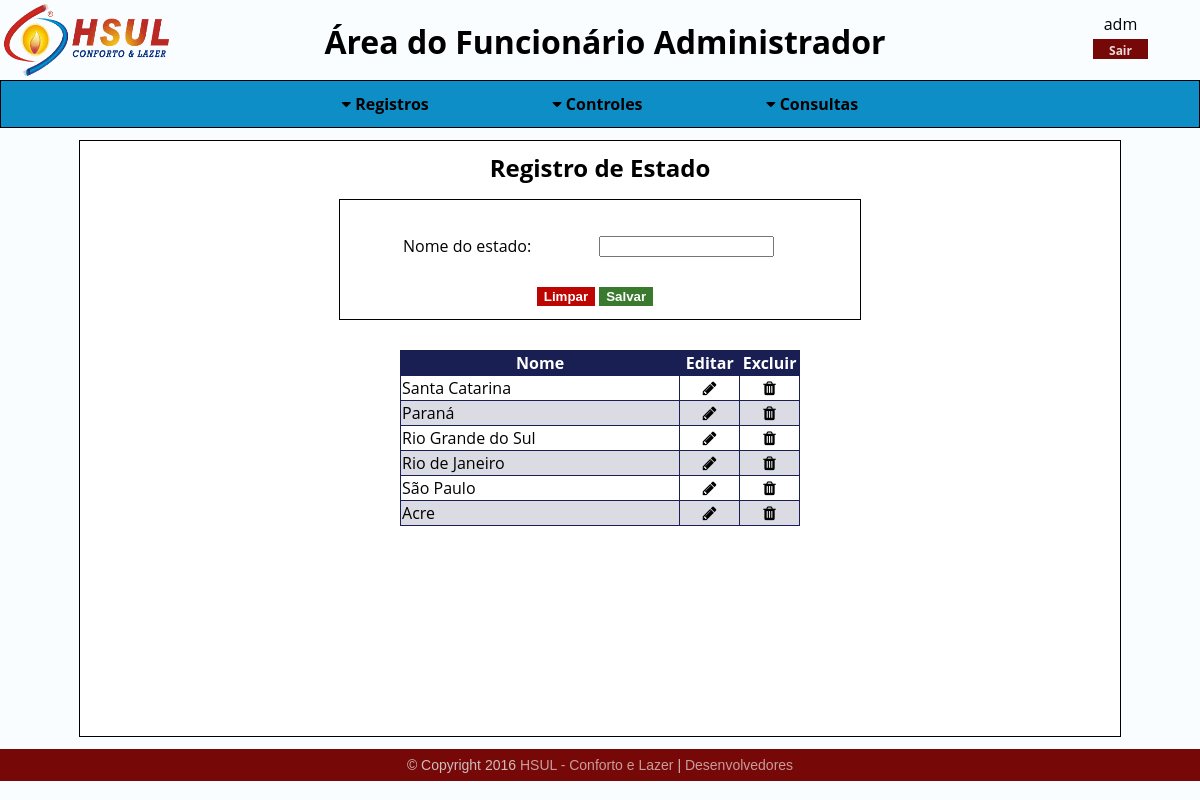
Screenshot of /sistema/hs_menu_funcionarios.php?pasta=localidades/estados/&arq=hs_fmins_estados&ext=php (signed in) with the database file from the repository.
### tables this page shows
CREATE TABLE `estados` (
  `id` int(6) UNSIGNED ZEROFILL NOT NULL COMMENT 'Identificador único para cada atributo, não havendo possibilidade de repetição.',
  `nome` varchar(45) NOT NULL COMMENT 'Campo para nome do estado.'
);

### adicionais/php/hs_confirmacao_delete_php.php (the view, shortened to what this page needs)
 <?php
  function confirmacao_exclusao($valor, $valor2, $acao, $tipo, $nome){
    $formName = md5($valor.time());
    $criptoValor = md5($valor);
    $submit = "onClick = 'confirmar_exclusao(\"$tipo\", \"$nome\", \"$formName\" );'";
  if($valor2=="vazio"){
    $safeLink = "<form name='".$formName."' action='".$acao."' method='POST' id='".$formName."'>";
    $safeLink.= "<input type='hidden' name='id' value='".$criptoValor."'/>";
    $safeLink.= "<i $submit class='fa fa-trash' aria-hidden='true'></i>";
    $safeLink.= "</form>";
    }
    return $safeLink;
  }
?>

### sistema/localidades/estados/hs_fmins_estados.php
<h2> Registro de Estado </h2>
<div>
  <div class="registros">
    <br />
    <form name="frmcadestados" method="post" action="?pasta=localidades/estados/&arq=hs_ins_estados&ext=php" onsubmit="return validacaoestados()">
      <table>
        <tr>
          <td> Nome do estado: </td>
          <td> <input type="text" name="txtnome" maxlength="20"/> </td>
        </tr>
        <tr>
          <td colspan="2"><br /></td>
        </tr>
        <tr align="center">
          <td>
            <button type="reset">Limpar</button>
          </td>
          <td>
            <button type="submit">Salvar</button>
          </td>
        </tr>
      </table>
    </form>
  </div>
</div>
<?php
$hs_sel_estados = "SELECT * FROM estados";
$hs_sel_estados_preparado = $conexaobd->prepare($hs_sel_estados);
$hs_sel_estados_preparado->execute();
?>
<div class="consultas">
  <table>
    <thead>
      <tr>
        <th width="70%">Nome</th>
        <th width="15%">Editar</th>
        <th width="15%">Excluir</th>
      </tr>
    </thead>
    <tbody>
      <?php
      if($hs_sel_estados_preparado->rowCount() > 0){
        while($hs_sel_estados_dados = $hs_sel_estados_preparado->fetch()){
      ?>
      <tr>
        <td><?php echo $hs_sel_estados_dados['nome']; ?></td>
        <td align="center"><a href="?pasta=localidades/estados/&arq=hs_fmupd_estados&ext=php&id=<?php echo $hs_sel_estados_dados['id'];?>" title="Editar cidade"><i class="fa fa-pencil" aria-hidden="true"></i></a></td>
        <td align="center"><a title="Excluir registro"><?php echo confirmacao_exclusao($hs_sel_estados_dados['id'], 'vazio', '?pasta=localidades/estados/&arq=hs_del_estados&ext=php', 'o estado',  $hs_sel_estados_dados['nome']); ?></a></td>
      </tr>
      <?php
        }
        }else{
      ?>
      <tr>
        <td align="center" colspan="4">Não há registros</td>
      </tr>
      <?php
        }
      ?>
    </tbody>
  </table>
</div>

### layout/css/hsul_backend_css.css (style rules this page uses)
* { margin: 0; }
a { color: inherit; text-decoration: inherit; }
html { height: 100%; width: 100%; }
body { background-color: #f9fdff; height: 100%; width: 100%; }
h2 { text-align: center; }
.registros { padding: 10px; border: 1px solid; width: 500px; justify-content: center; margin: 0 auto; margin-top: 15px; }
.registros input { width: 175px; }
.registros table { margin: 0 auto; width: 400px; }
.registros td { min-width: 170px; }
.registros button[type=submit] { background-color: #3a7a2f; border: 1px solid #3a7a2f; color: #fff; font-weight: bold; cursor: pointer; float: left; }
.registros button[type=reset] { background-color: #bd0602; border: 1px solid #bd0602; color: #fff; font-weight: bold; cursor: pointer; float: right; }
.consultas table { margin: 0 auto; margin-top: 30px; border: 1px solid #191f52; border-collapse: collapse; min-width: 400px; max-width: 1050px; }
.consultas tr td { border: 1px solid #191f52; border-collapse: collapse; }
.consultas th { background-color: #191f52; color: #fff; border: 1px solid #191f52; }
.consultas table i { cursor: pointer; }
.consultas tr:nth-child(even) { background: rgba(25, 31, 82, 0.16); }
.fa.fa-pencil { color: #000000; }
a { cursor: pointer; }

### rows the page displays
estados: nome "Santa Catarina"
estados: nome "Paraná"
estados: nome "Rio Grande do Sul"
estados: nome "Rio de Janeiro"
estados: nome "São Paulo"
estados: nome "Acre"

### other values shown
$_SESSION['usuario'] "adm"
$funcionario "Administrador"
